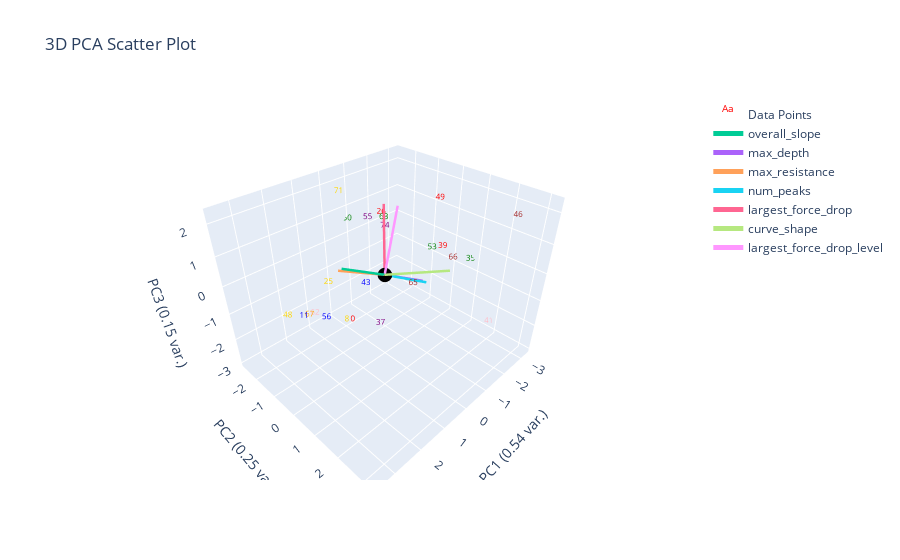

Write notebook code for a chart like this one.
### Markdown cell above
# Clustering Marion's Labels

### Code cell
marions_features_df = data_features_df[data_features_df['marions_ylabels'].notna()].copy() # removes NaN's which correspond to non-labled data
# encodes object into categorical variables
marions_features_df['encoded'], uniques = pd.factorize(marions_features_df['marions_ylabels'])
plotting.plot_clusters_seperately(marions_features_df['encoded'].tolist(), marions_features_df.index.tolist(), depth_resist_curve_df_list, data_features_df, 
                         cluster_category_names=uniques.tolist())
non_features_cols = ['filenames', 'feifeis_ylabels', 'liams_ylabels', 'marions_ylabels', 'distances', 'encoded']
plotting.plot_pca(marions_features_df.drop(non_features_cols, axis=1), marions_features_df['encoded'], 3, graph_title='marions_ylabels')

# def print_color_to_index_mapping()
print(marions_features_df[marions_features_df['encoded'] == 0].index)
print(marions_features_df[marions_features_df['encoded'] == 1].index)

### Figure 1 — Plotly figure (JSON) as saved in the notebook; plotly's stock layout.template omitted (floating-point values rounded to 4 significant figures)
{"data": [{"mode": "text", "name": "Data Points", "text": ["0", "8", "11", "25", "26", "35", "37", "39", "41", "43", "46", "48", "49", "50", "53", "55", "56", "62", "63", "65", "66", "67", "71", "74"], "textfont": {"color": ["red", "gold", "blue", "gold", "red", "green", "purple", "red", "pink", "blue", "brown", "gold", "red", "green", "green", "purple", "blue", "pink", "green", "brown", "brown", "orange", "gold", "purple"], "size": 8}, "type": "scatter3d", "x": [2.073, 2.355, 3.006, 2.165, -0.8085, -3.258, 2.076, -1.53, -3.219, 0.6784, -1.495, 3.518, -2.784, -0.8418, -2.882, -1.348, 2.489, 1.318, -1.506, 0.4953, -2.105, 2.332, 0.2232, -0.9538], "y": [0.8908, 0.9986, 0.00625, 0.07993, -0.9659, 0.8428, 1.958, 0.9354, 1.897, -0.1144, 3.203, 0.09965, -0.2744, -2.66, -0.5453, -2.187, 0.3007, -2.001, -1.567, 1.585, 0.9427, -0.7519, -1.723, -0.9507], "z": [-0.3509, -0.1185, -0.2042, 0.5021, 1.118, -0.8771, 0.1769, 0.3998, -2.983, -0.3832, 2.274, 0.166, 1.168, 0.2531, -0.8583, 0.2878, -0.3818, -2.244, 0.4572, 0.3842, -0.2643, -0.9985, 1.887, 0.5897]}, {"marker": {"color": "black", "size": 5}, "mode": "markers", "name": "Origin", "showlegend": false, "type": "scatter3d", "x": [0], "y": [0], "z": [0]}, {"line": {"width": 5}, "mode": "lines+text", "name": "overall_slope", "textposition": "top center", "type": "scatter3d", "x": [0, 1.271], "y": [0, -0.4251], "z": [0, 0.596]}, {"line": {"width": 5}, "mode": "lines+text", "name": "max_depth", "textposition": "top center", "type": "scatter3d", "x": [0, -1.262], "y": [0, 0.4351], "z": [0, -0.6127]}, {"line": {"width": 5}, "mode": "lines+text", "name": "max_resistance", "textposition": "top center", "type": "scatter3d", "x": [0, 1.371], "y": [0, -0.462], "z": [0, 0.5592]}, {"line": {"width": 5}, "mode": "lines+text", "name": "num_peaks", "textposition": "top center", "type": "scatter3d", "x": [0, -1.263], "y": [0, 0.5815], "z": [0, -0.6004]}, {"line": {"width": 5}, "mode": "lines+text", "name": "largest_force_drop", "textposition": "top center", "type": "scatter3d", "x": [0, -1.045], "y": [0, -1.089], "z": [0, 1.593]}, {"line": {"width": 5}, "mode": "lines+text", "name": "curve_shape", "textposition": "top center", "type": "scatter3d", "x": [0, 0.2981], "y": [0, 2.574], "z": [0, 1.457]}, {"line": {"width": 5}, "mode": "lines+text", "name": "largest_force_drop_level", "textposition": "top center", "type": "scatter3d", "x": [0, -1.066], "y": [0, -0.5184], "z": [0, 1.713]}], "layout": {"autosize": true, "scene": {"xaxis": {"title": {"text": "PC1 (0.54 var.)"}}, "yaxis": {"title": {"text": "PC2 (0.25 var.)"}}, "zaxis": {"title": {"text": "PC3 (0.15 var.)"}}}, "title": {"text": "3D PCA Scatter Plot"}}}
